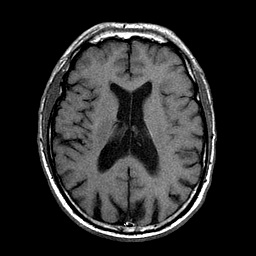
%> input picture xbitonic2_v103/01.jpg, 256 x 256 px
$ octave test.m   (GNU Octave 9; MATLAB toolbox functions it lacks are replaced by stand-ins)
%> lines starting %> are read from the running program, lines starting %| are printed output that depends on the picture
% read in image
A = imread('01.jpg','jpg');
%> A is the input picture: size 256x256 uint8; min 0, max 255, mean 43.2
  sigma=20;
   if sigma>0
    v=sigma*sigma/(255*255);  % 相当于添加了标准偏差为sigma的高斯白噪声
    A=imnoise(A,'gaussian',0,v);
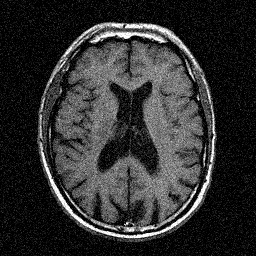
%> A: size 256x256 uint8; min 0, max 255, mean 47.5
end
% Run filters and show results
for i = 1:3

  % Run appropriate processing
  switch (i)
    case 1
      title = 'Noisy image';
      B = A;

    case 2
      title = 'Bitonic X';
      fprintf(1,'Calculating Bitonic X ... ');
      tic;
      %mex xrankopen2.cpp
      mex anisotropic2_mex.cpp
      B = xbitonic2(A);

      t = toc;
      fprintf(1,'Completed in %.3f secs.\n', t);

    case 3
      title = 'Bitonic MX';
      fprintf(1,'Calculating Bitonic MX ... ');
      tic;
      B = mxbitonic2(A);
      t = toc;
      fprintf(1,'Completed in %.3f secs.\n', t);

  end

  % Display image with increased contrast to see residual errors
  figure(i);
  imagesc(3*double(B)/255-1);
  colormap(gray);
  pos = get(i, 'Position');
  pos(3:4) = [512 512];
  set(i,'Position',pos);
  text(8,20,title,'Color',[1 1 0]);
  axis off;
  set(gca,'Position',[0 0 1 1]);
  set(gca,'Box','off');
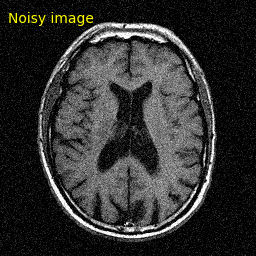
%> figure redrawn from the program's plot data
%> (the run ends here)

$ run again, with xbitonic2_v103/02.jpg copied over xbitonic2_v103/01.jpg
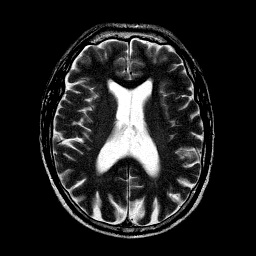
%> input picture xbitonic2_v103/02.jpg, 256 x 256 px
%> A is the input picture: size 256x256 uint8; min 0, max 255, mean 33.8
%> `A=imnoise(A,'gaussian',0,v);`:
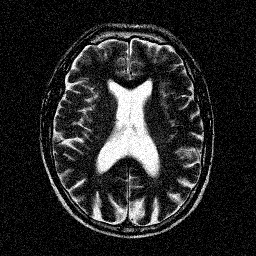
%> A: size 256x256 uint8; min 0, max 255, mean 38.5
%> `set(gca,'Box','off');`:
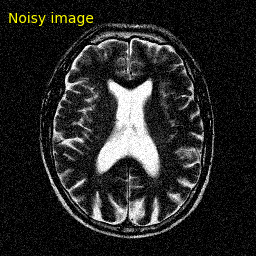
%> figure redrawn from the program's plot data

$ run again, with xbitonic2_v103/03.jpg copied over xbitonic2_v103/01.jpg
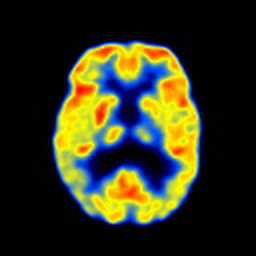
%> input picture xbitonic2_v103/03.jpg, 256 x 256 px
%> A is the input picture: size 256x256x3 uint8; mean R, G, B 49.3, 49.8, 28.5
%> `A=imnoise(A,'gaussian',0,v);`:
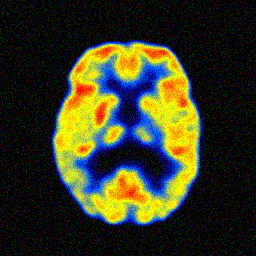
%> A: size 256x256x3 uint8; mean R, G, B 54.3, 55.1, 34
%> `set(gca,'Box','off');`:
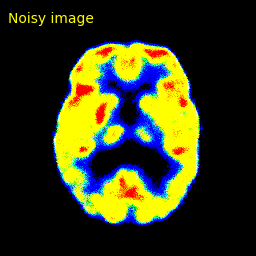
%> figure redrawn from the program's plot data
